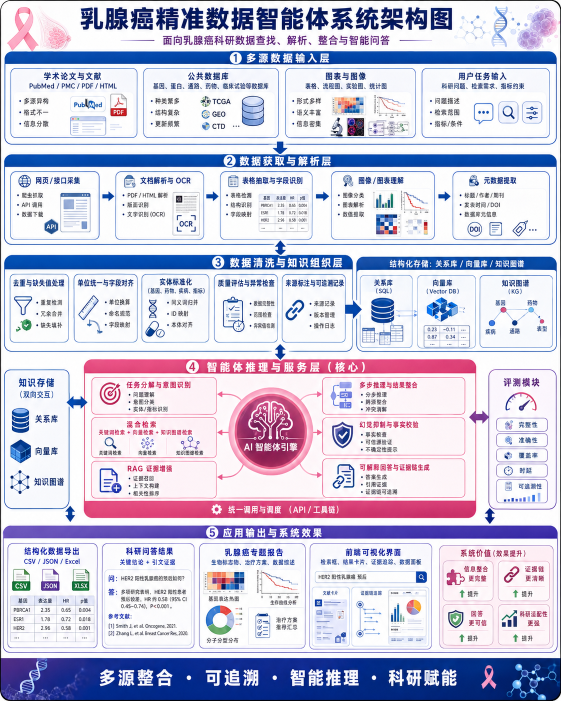
#> input picture docs/images/system-architecture-journal-20260831.png, 1122 x 1402 px (shown at 1/2 size)
$ python refine_architecture_arrows.py
#> lines starting #> are read from the running program, lines starting #| are printed output that depends on the picture
from __future__ import annotations

from pathlib import Path

from PIL import Image, ImageDraw


ROOT = Path(__file__).resolve().parents[1]
SOURCE = ROOT / "docs" / "images" / "system-architecture-journal-20260831.png"
OUTPUT = ROOT / "docs" / "images" / "system-architecture-journal-small-arrows-20260901.png"


def _polygon_overlay(
    image: Image.Image,
    points: list[tuple[float, float]],
    color: tuple[int, int, int],
    *,
    scale: int = 4,
) -> None:
    xs = [point[0] for point in points]
    ys = [point[1] for point in points]
    left = int(min(xs)) - 2
    top = int(min(ys)) - 2
    right = int(max(xs)) + 3
    bottom = int(max(ys)) + 3
    overlay = Image.new("RGBA", ((right - left) * scale, (bottom - top) * scale), (0, 0, 0, 0))
    draw = ImageDraw.Draw(overlay)
    draw.polygon(
        [((x - left) * scale, (y - top) * scale) for x, y in points],
        fill=(*color, 255),
    )
    overlay = overlay.resize((right - left, bottom - top), Image.Resampling.LANCZOS)
    image.alpha_composite(overlay, (left, top))


def _down_arrow(
    image: Image.Image,
    *,
    center_x: float,
    top: float,
    bottom: float,
    color: tuple[int, int, int],
    shaft_width: float = 3,
    head_width: float = 10,
    head_height: float = 5,
) -> None:
    half_shaft = shaft_width / 2
    half_head = head_width / 2
    head_top = bottom - head_height
    _polygon_overlay(
        image,
        [
            (center_x - half_shaft, top),
            (center_x + half_shaft, top),
            (center_x + half_shaft, head_top),
            (center_x + half_head, head_top),
            (center_x, bottom),
            (center_x - half_head, head_top),
            (center_x - half_shaft, head_top),
        ],
        color,
    )


def _double_vertical_arrow(
    image: Image.Image,
    *,
    center_x: float,
    top: float,
    bottom: float,
    color: tuple[int, int, int],
    shaft_width: float = 3,
    head_width: float = 9,
    head_height: float = 5,
) -> None:
    half_shaft = shaft_width / 2
    half_head = head_width / 2
    upper_base = top + head_height
    lower_base = bottom - head_height
    _polygon_overlay(
        image,
        [
            (center_x, top),
            (center_x + half_head, upper_base),
            (center_x + half_shaft, upper_base),
            (center_x + half_shaft, lower_base),
            (center_x + half_head, lower_base),
            (center_x, bottom),
            (center_x - half_head, lower_base),
            (center_x - half_shaft, lower_base),
            (center_x - half_shaft, upper_base),
            (center_x - half_head, upper_base),
        ],
        color,
    )


def main() -> None:
    image = Image.open(SOURCE).convert("RGBA")
    if image.size != (1122, 1402):
        raise ValueError(f"Unexpected architecture image size: {image.size}")

    draw = ImageDraw.Draw(image)
    for box in [
        (540, 283, 579, 308),
        (541, 483, 581, 509),
        (550, 690, 571, 718),
        (130, 1014, 151, 1042),
        (969, 1018, 990, 1045),
    ]:
        draw.rectangle(box, fill=(255, 255, 255, 255))

    _down_arrow(image, center_x=561, top=284, bottom=306, color=(0, 59, 156))
#> in _polygon_overlay, `overlay = Image.new("RGBA", ((right - left) * scale, (bottom - top) * ..`: overlay: PIL image 60x108 RGBA; every value is 0
    _double_vertical_arrow(image, center_x=561, top=485, bottom=507, color=(4, 59, 158))
#> in _polygon_overlay (call 2), `overlay = Image.new("RGBA", ((right - left) * scale, (bottom - top) * ..`: overlay: PIL image 56x108 RGBA; every value is 0
    _double_vertical_arrow(image, center_x=560.5, top=691, bottom=716, color=(5, 54, 139))
#> in _polygon_overlay (call 3), `overlay = Image.new("RGBA", ((right - left) * scale, (bottom - top) * ..`: overlay: PIL image 56x120 RGBA; every value is 0
    _double_vertical_arrow(image, center_x=140, top=1015, bottom=1040, color=(2, 60, 151))
    _double_vertical_arrow(image, center_x=979.5, top=1019, bottom=1043, color=(6, 39, 132))
#> in _polygon_overlay (call 5), `overlay = Image.new("RGBA", ((right - left) * scale, (bottom - top) * ..`: overlay: PIL image 56x116 RGBA; every value is 0

    OUTPUT.parent.mkdir(parents=True, exist_ok=True)
    image.convert("RGB").save(OUTPUT, quality=96, optimize=True)
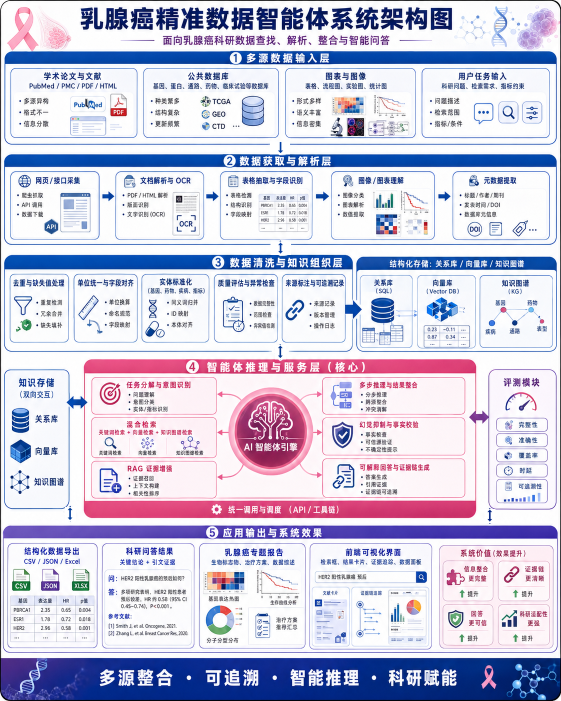
#> saved as system-architecture-journal-small-arrows-20260901.png: PIL image 1122x1402 RGB (shown at 1/2 size); mean R, G, B 201.4, 199.5, 221
    print(OUTPUT)


if __name__ == "__main__":
    main()
